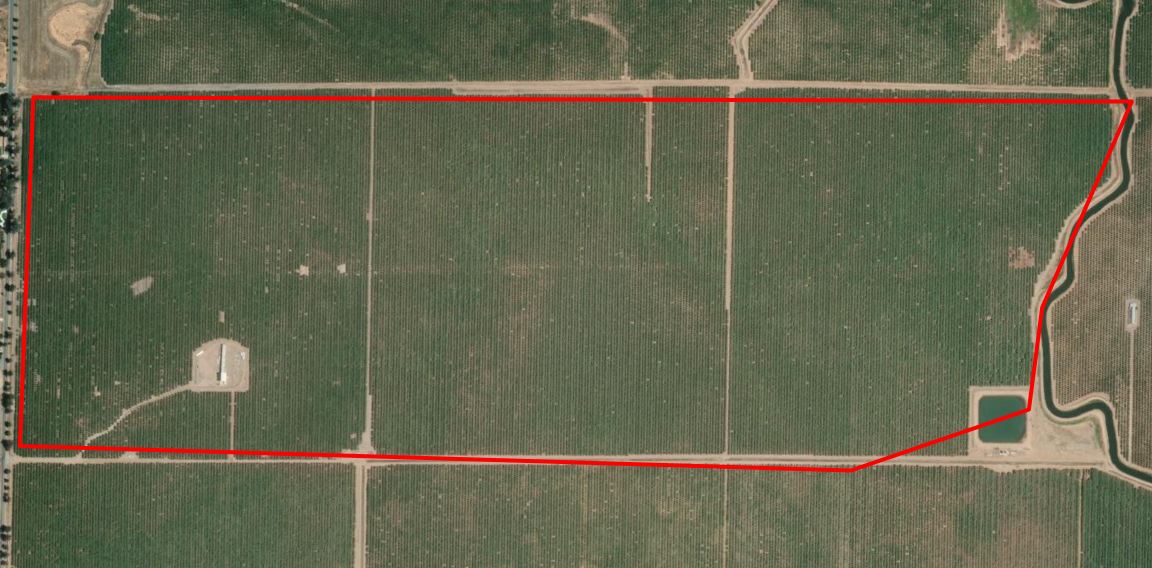
#> input picture backend/image.png, 1152 x 568 px
$ python -i imageProcess.py   (imports and definitions only)
#> lines starting #> are read from the running program, lines starting #| are printed output that depends on the picture; after the words box and inside, x2 and y2 are one past the last pixel; in counts of white or black regions, pixels touching at a corner belong together
"""
Standalone image processing module for farm image analysis
This file can be placed in the root directory for easier Celery integration
"""
import os
import cv2
import numpy as np
import uuid
import logging

# Configure logging
# [4 lines not run here, left out]
logger = logging.getLogger('image_processor')

# Results directory for analysis images
RESULTS_DIR = "results"
# [14 lines not run here, left out]

class ImageProcessor:
    """
    Class for processing farm images and generating analysis
    """

    def __init__(self):
        # Default parameters for plant health detection
        self.healthy_green_lower = np.array([30, 50, 50])
        self.healthy_green_upper = np.array([90, 255, 255])

        # Default parameters for soil detection
        self.soil_lower = np.array([0, 0, 0])
        self.soil_upper = np.array([30, 255, 200])

    def process_image(self, image_path):
        """
        Process an image and generate health and soil analysis images

        Args:
            image_path: Path to the input image

        Returns:
            Dictionary with analysis results and paths to generated images
        """
#> called with image_path = 'image.png'
        logger.info(f"Processing image: {image_path}")

        # Load image
        img = cv2.imread(image_path)
#> img is the input picture: shape (568, 1152, 3); mean B, G, R 78.6, 102, 100.8
        if img is None:
            error_msg = f"Could not read image: {image_path}"
            logger.error(error_msg)
            raise ValueError(error_msg)

        # Convert to RGB (from BGR)
        rgb_image = cv2.cvtColor(img, cv2.COLOR_BGR2RGB)

        # Convert to HSV for better color analysis
        hsv_image = cv2.cvtColor(rgb_image, cv2.COLOR_RGB2HSV)
#> hsv_image: shape (568, 1152, 3); mean H, S, V 37.2, 67.2, 108.3

        # Generate unique filenames for the output images
        health_image_name = f"{str(uuid.uuid4())}_plant_health.jpg"
        soil_image_name = f"{str(uuid.uuid4())}_soil_analysis.jpg"

        health_image_path = os.path.join(RESULTS_DIR, health_image_name)
        soil_image_path = os.path.join(RESULTS_DIR, soil_image_name)

        # Generate plant health visualization
        health_img, health_percentage = self._detect_plant_health(rgb_image, hsv_image)

        # Generate soil analysis visualization
        soil_img, moisture_estimate = self._analyze_soil(rgb_image, hsv_image)

        # Save the visualizations with error handling
        health_success = self._save_image(health_img, health_image_path)
        soil_success = self._save_image(soil_img, soil_image_path)

        # Return basic results with file paths
        result = {
            "plant_health_percentage": round(health_percentage, 2),
            "estimated_soil_moisture": round(moisture_estimate, 2),
        }

        # Only include image paths if saving was successful
        if health_success:
            result["plant_health_image"] = health_image_path
        else:
            logger.warning("Failed to save plant health image")

        if soil_success:
            result["soil_analysis_image"] = soil_image_path
        else:
            logger.warning("Failed to save soil analysis image")

        logger.info(f"Image processing completed for: {image_path}")
        return result

    def _save_image(self, rgb_image, output_path):
        """
        Convert RGB image to BGR and save to disk with verification

        Returns:
            bool: True if successful, False otherwise
        """
        try:
            # Make sure the output directory exists
            os.makedirs(os.path.dirname(output_path), exist_ok=True)

            # Convert RGB to BGR for OpenCV
            bgr_image = cv2.cvtColor(rgb_image, cv2.COLOR_RGB2BGR)

            # Save the image
            success = cv2.imwrite(output_path, bgr_image)

            # Verify the file exists and has content
            if success and os.path.exists(output_path) and os.path.getsize(output_path) > 0:
                logger.info(f"Successfully saved image to: {output_path}")
                return True
            else:
                logger.error(f"Failed to save image to: {output_path}")
                return False

        except Exception as e:
            logger.error(f"Error saving image to {output_path}: {str(e)}")
            return False

    def _detect_plant_health(self, rgb_image, hsv_image):
        """Identify areas where plant color indicates potential health issues"""
        # Create mask for healthy plants
        healthy_mask = cv2.inRange(hsv_image, self.healthy_green_lower, self.healthy_green_upper)
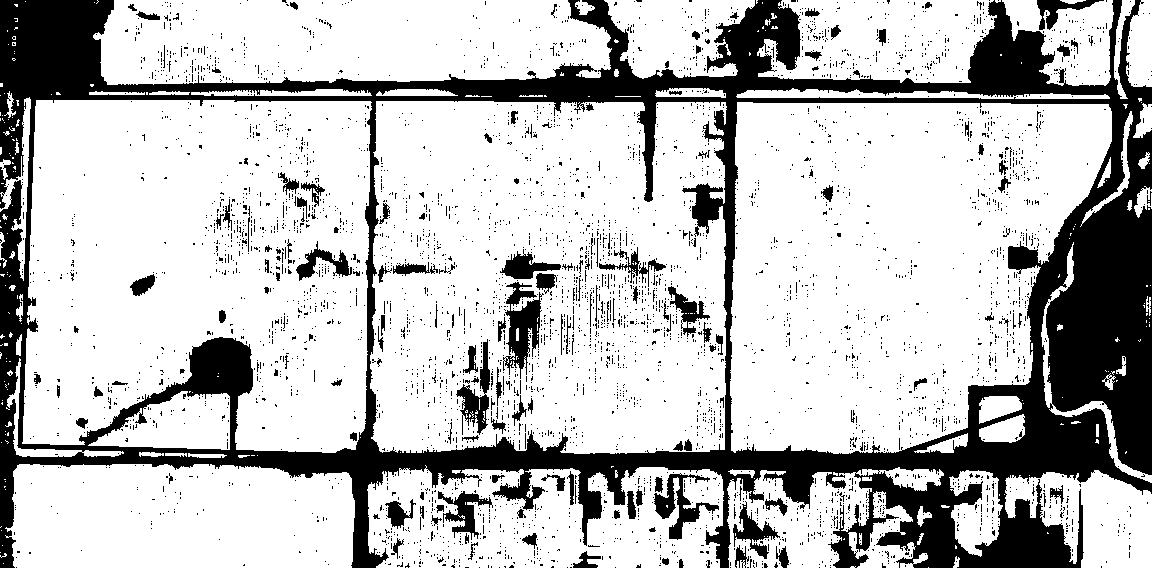
#> healthy_mask: shape (568, 1152); 74.8% white; 4376 black regions (4226 under 20 px), largest, box (x1, y1, x2, y2) and area: (0, 0, 1152, 568) 135617, (503, 282, 544, 379) 1884, (654, 473, 719, 540) 1400

        # Create general plant mask (anything significantly green)
        plant_lower = np.array([20, 30, 30])
        plant_upper = np.array([100, 255, 255])
        general_plant_mask = cv2.inRange(hsv_image, plant_lower, plant_upper)
#> general_plant_mask: shape (568, 1152); 90.4% white; 281 black regions (200 under 20 px), largest, box (x1, y1, x2, y2) and area: (0, 0, 1152, 568) 46535, (171, 339, 251, 448) 2612, (1094, 246, 1147, 343) 1664

        # Clean up the plant mask
        kernel = np.ones((5,5), np.uint8)
        general_plant_mask = cv2.morphologyEx(general_plant_mask, cv2.MORPH_OPEN, kernel)
#> general_plant_mask: shape (568, 1152); 89.6% white; 95 black regions (57 under 20 px), largest, box (x1, y1, x2, y2) and area: (0, 0, 1152, 568) 59668, (1051, 369, 1117, 418) 1349, (1115, 355, 1152, 474) 1184
        general_plant_mask = cv2.morphologyEx(general_plant_mask, cv2.MORPH_CLOSE, kernel)
#> general_plant_mask: shape (568, 1152); 90.6% white; 80 black regions (1 under 20 px), largest, box (x1, y1, x2, y2) and area: (224, 0, 1152, 568) 37387, (0, 0, 203, 114) 5191, (187, 340, 250, 394) 2610

        # Find unhealthy plant regions (plants that aren't in the healthy green range)
        unhealthy_mask = cv2.bitwise_and(general_plant_mask, cv2.bitwise_not(healthy_mask))
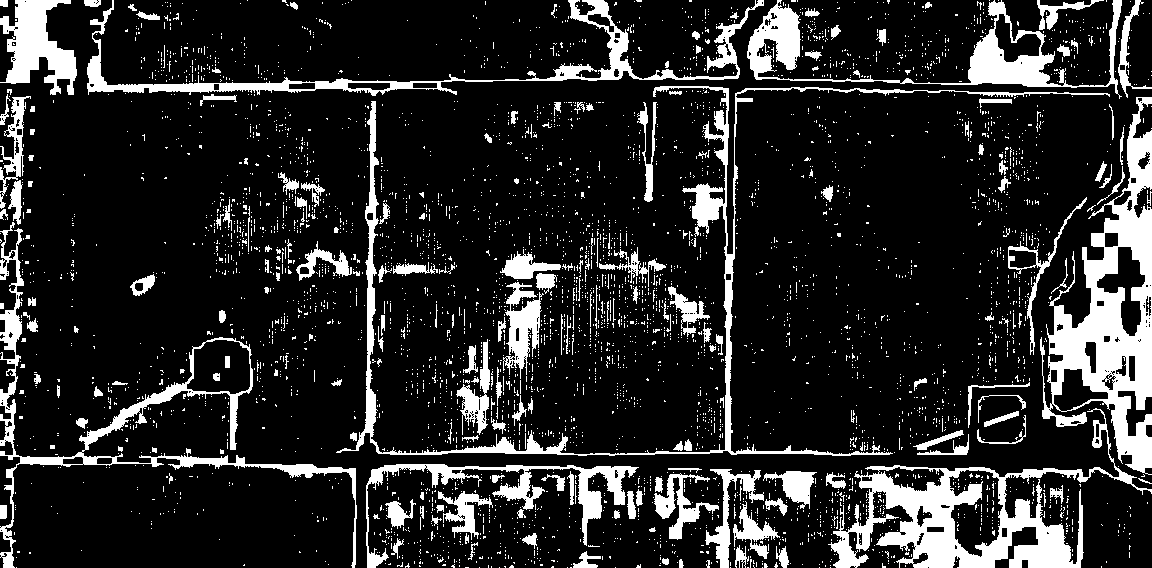
#> unhealthy_mask: shape (568, 1152); 15.9% white; 4488 white regions (4286 under 20 px), largest, box (x1, y1, x2, y2) and area: (1040, 97, 1152, 475) 15143, (828, 408, 1152, 568) 12764, (336, 86, 1110, 456) 8966

        # Calculate health percentage
        total_plant_pixels = cv2.countNonZero(general_plant_mask)
#> total_plant_pixels = 592875
        if total_plant_pixels == 0:  # No plants detected
            health_percentage = 0
        else:
            unhealthy_pixels = cv2.countNonZero(unhealthy_mask)
#> unhealthy_pixels = 103809
            health_percentage = 100 - (unhealthy_pixels / total_plant_pixels * 100)
#> health_percentage = 82.49

        # Create visualization
        health_viz = rgb_image.copy()

        # Create semi-transparent overlay
        overlay = health_viz.copy()

        # Mark healthy plants in green
        overlay[healthy_mask > 0] = [0, 255, 0]

        # Mark unhealthy plants in red
        overlay[unhealthy_mask > 0] = [255, 0, 0]
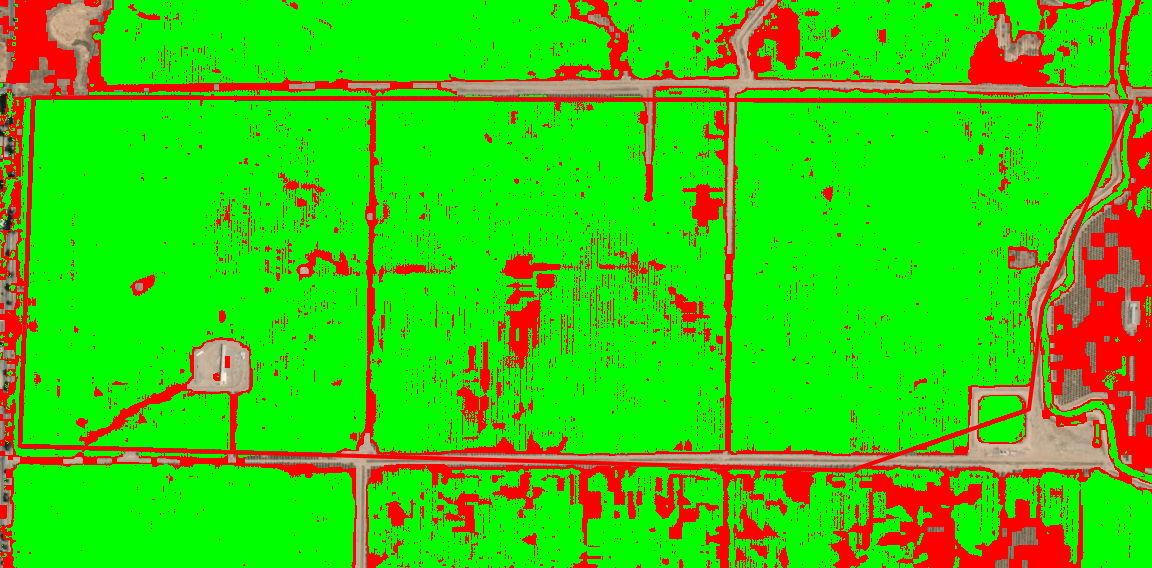
#> overlay: shape (568, 1152, 3); mean R, G, B 56.9, 202, 9.5

        # Blend with original
        cv2.addWeighted(overlay, 0.5, health_viz, 0.5, 0, health_viz)
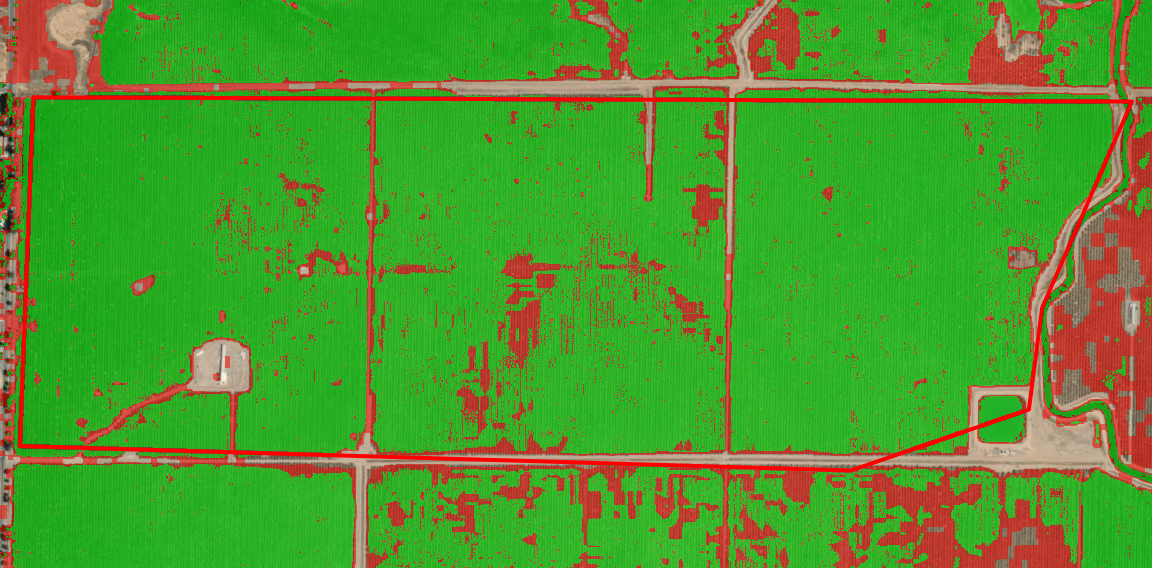
#> health_viz: shape (568, 1152, 3); mean R, G, B 78.9, 152, 44.1

        return health_viz, health_percentage

    def _analyze_soil(self, rgb_image, hsv_image):
        """Analyze soil color and estimate moisture content"""
        # Create soil mask using color thresholding
        soil_mask = cv2.inRange(hsv_image, self.soil_lower, self.soil_upper)
#> soil_mask: shape (568, 1152); 22.5% white; 487 white regions (334 under 20 px), largest, box (x1, y1, x2, y2) and area: (13, 0, 1152, 475) 56421, (828, 336, 1152, 568) 22982, (0, 367, 778, 568) 19859

        # Clean up the mask
        kernel = np.ones((5,5), np.uint8)
        soil_mask = cv2.morphologyEx(soil_mask, cv2.MORPH_OPEN, kernel)
#> soil_mask: shape (568, 1152); 20% white; 154 white regions, largest, box (x1, y1, x2, y2) and area: (112, 0, 1118, 99) 23235, (1046, 131, 1152, 475) 21480, (850, 351, 1152, 568) 20269
        soil_mask = cv2.morphologyEx(soil_mask, cv2.MORPH_CLOSE, kernel)
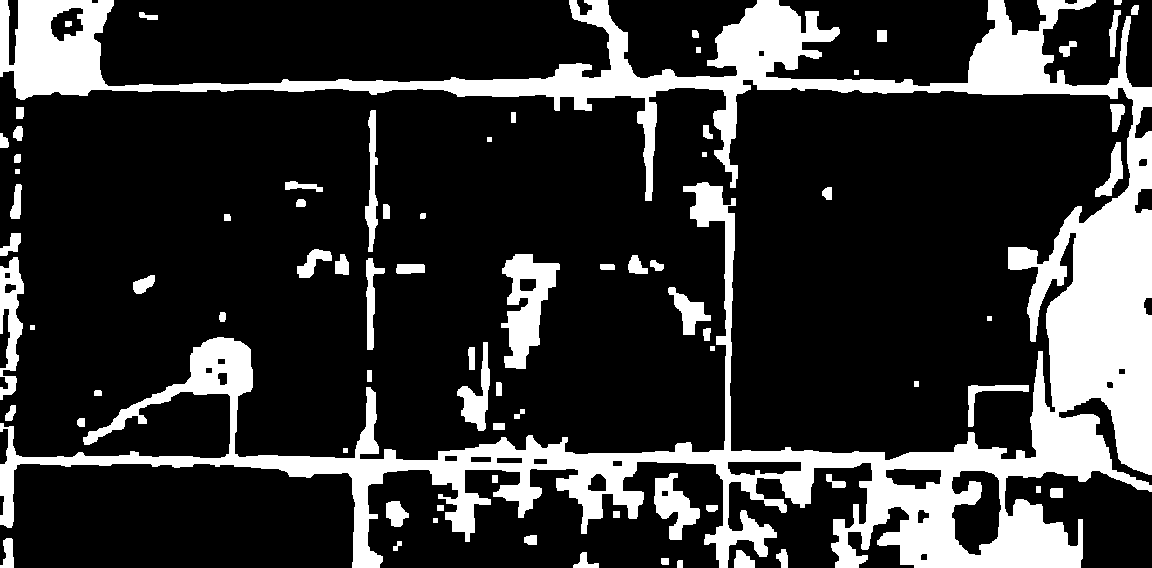
#> soil_mask: shape (568, 1152); 20.8% white; 77 white regions, largest, box (x1, y1, x2, y2) and area: (0, 0, 1152, 568) 116660, (501, 254, 560, 369) 3496, (0, 257, 24, 400) 1845

        # Calculate soil statistics
        if cv2.countNonZero(soil_mask) > 0:
            soil_pixels = rgb_image[soil_mask > 0]
            avg_color = np.mean(soil_pixels, axis=0).astype(int)
#> avg_color = [135, 124, 101]

            # Simple moisture estimate based on darkness
            brightness = np.mean(avg_color)
#> brightness = 120
            moisture_estimate = 100 - (brightness / 255 * 100)
#> moisture_estimate = 52.94
        else:
            avg_color = np.array([0, 0, 0])
            moisture_estimate = 0

        # Create visualization
        soil_viz = rgb_image.copy()

        # Create semi-transparent overlay
        overlay = soil_viz.copy()

        # Blue tint for soil regions
        overlay[soil_mask > 0] = [100, 100, 255]

        # Blend with original
        cv2.addWeighted(overlay, 0.5, soil_viz, 0.5, 0, soil_viz)
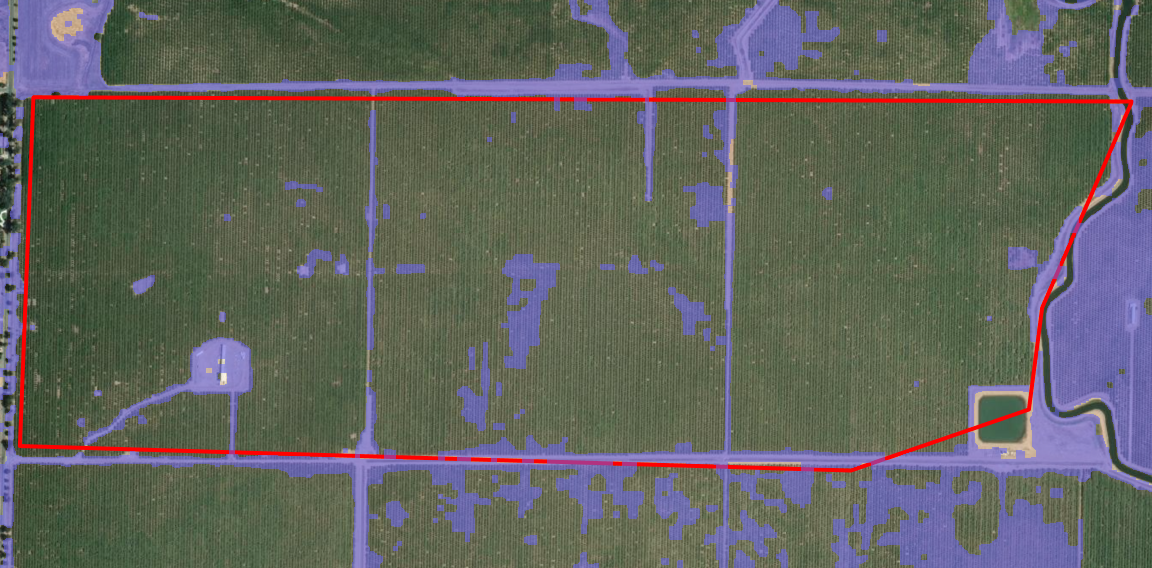
#> soil_viz: shape (568, 1152, 3); mean R, G, B 97.1, 99.4, 94.5

        return soil_viz, moisture_estimate

# Create a single instance of the image processor
image_processor = ImageProcessor()

def process_image_sync(image_path):
    """Synchronous function to process an image - can be called from Celery"""

    absolute_path = os.path.abspath(image_path)
    logger.info(f"Processing request for image: {absolute_path}")

    if not os.path.exists(absolute_path):
        error_msg = f"Image file not found: {absolute_path}"
        logger.error(error_msg)
        raise FileNotFoundError(error_msg)

    try:
        # Process the image
        results = image_processor.process_image(absolute_path)

        # Verify the output images exist
        missing_files = []
        if "plant_health_image" in results and not os.path.exists(results["plant_health_image"]):
            missing_files.append(results["plant_health_image"])
        if "soil_analysis_image" in results and not os.path.exists(results["soil_analysis_image"]):
            missing_files.append(results["soil_analysis_image"])

        if missing_files:
            logger.warning(f"Some output files are missing: {missing_files}")

        return results
    except Exception as e:
        logger.error(f"Error processing image: {str(e)}", exc_info=True)
        raise

>>> result = ImageProcessor().process_image('image.png')
#> in process_image, `health_success = self._save_image(health_img, health_image_path)`: health_success = True
#> in process_image, `result = { "plant_health_percentage": round(health_percentage, 2), "es..`: result = {'plant_health_percentage': 82.49, 'estimated_soil_moisture': 52.94}
#> result = 4 items
